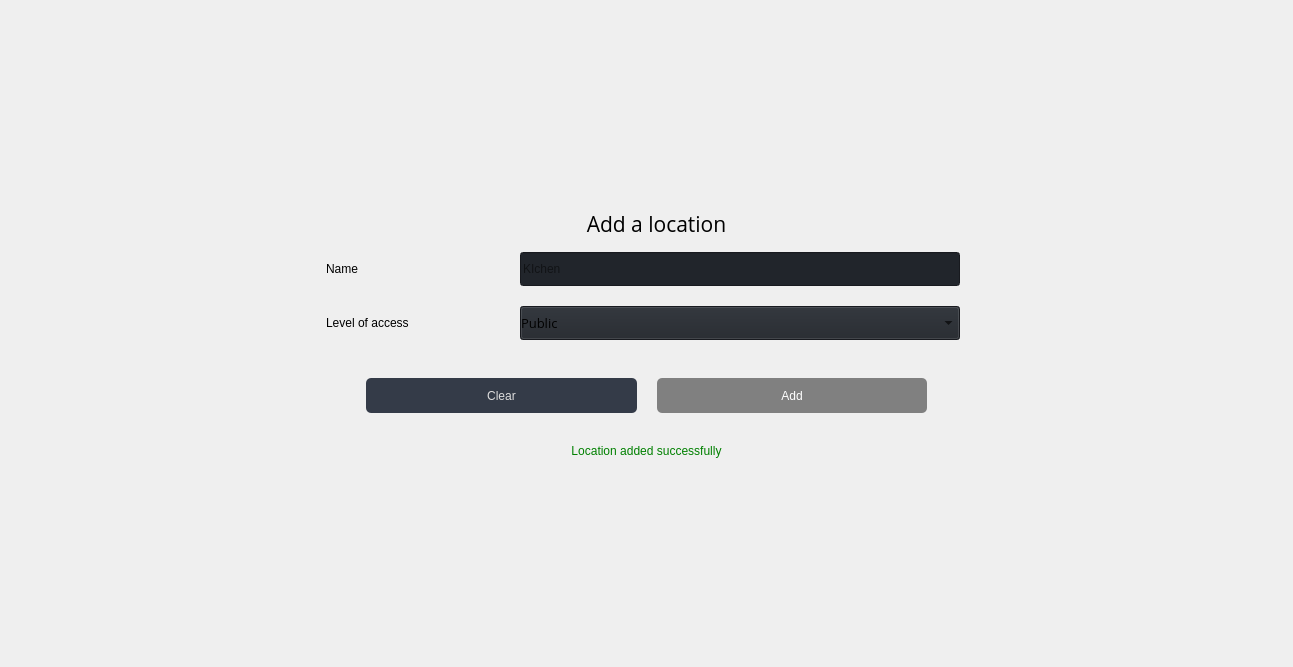
                     <widget class="QWidget" name="locations">
                      <layout class="QGridLayout" name="gridLayout_6" rowstretch="9,0,0,0,0,0,0,0" columnstretch="1,0,0,0">
                       <item row="2" column="1" colspan="2">
                        <layout class="QGridLayout" name="gridLayout_5" columnstretch="2,5">
                         <item row="0" column="0">
                          <widget class="QLabel" name="label_55">
                           <property name="sizePolicy">
                            <sizepolicy hsizetype="Expanding" vsizetype="Expanding">
                             <horstretch>0</horstretch>
                             <verstretch>0</verstretch>
                            </sizepolicy>
                           </property>
                           <property name="text">
                            <string>Name</string>
                           </property>
                          </widget>
                         </item>
                         <item row="0" column="1">
                          <widget class="QLineEdit" name="location_titles">
                           <property name="sizePolicy">
                            <sizepolicy hsizetype="Preferred" vsizetype="Fixed">
                             <horstretch>0</horstretch>
                             <verstretch>0</verstretch>
                            </sizepolicy>
                           </property>
                           <property name="minimumSize">
                            <size>
                             <width>0</width>
                             <height>48</height>
                            </size>
                           </property>
                           <property name="maximumSize">
                            <size>
                             <width>16777215</width>
                             <height>48</height>
                            </size>
                           </property>
                           <property name="styleSheet">
                            <string notr="true">margin: 7px;
background-color: rgb(33, 37, 43);</string>
                           </property>
                           <property name="text">
                            <string/>
                           </property>
                           <property name="placeholderText">
                            <string>KIchen</string>
                           </property>
                          </widget>
                         </item>
                         <item row="1" column="0">
                          <widget class="QLabel" name="label_57">
                           <property name="sizePolicy">
                            <sizepolicy hsizetype="Preferred" vsizetype="Expanding">
                             <horstretch>0</horstretch>
                             <verstretch>0</verstretch>
                            </sizepolicy>
                           </property>
                           <property name="text">
                            <string>Level of access</string>
                           </property>
                          </widget>
                         </item>
                         <item row="1" column="1">
                          <widget class="QComboBox" name="location_access">
                           <property name="minimumSize">
                            <size>
                             <width>0</width>
                             <height>48</height>
                            </size>
                           </property>
                           <property name="maximumSize">
                            <size>
                             <width>16777215</width>
                             <height>48</height>
                            </size>
                           </property>
                           <property name="font">
                            <font>
                             <family>Open Sans</family>
                             <pointsize>10</pointsize>
                             <weight>50</weight>
                             <italic>false</italic>
                             <bold>false</bold>
                            </font>
                           </property>
                           <property name="autoFillBackground">
                            <bool>false</bool>
                           </property>
                           <property name="styleSheet">
                            <string notr="true">
margin: 7px;
background-color: rgb(33, 37, 43);</string>
                           </property>
                           <property name="iconSize">
                            <size>
                             <width>16</width>
                             <height>16</height>
                            </size>
                           </property>
                           <property name="frame">
                            <bool>true</bool>
                           </property>
                           <item>
                            <property name="text">
                             <string>Public</string>
                            </property>
                           </item>
                           <item>
                            <property name="text">
                             <string>All employes</string>
                            </property>
                           </item>
                           <item>
                            <property name="text">
                             <string>Enhanced</string>
                            </property>
                           </item>
                          </widget>
                         </item>
                        </layout>
                       </item>
                       <item row="2" column="0">
                        <spacer name="horizontalSpacer_15">
                         <property name="orientation">
                          <enum>Qt::Horizontal</enum>
                         </property>
                         <property name="sizeHint" stdset="0">
                          <size>
                           <width>315</width>
                           <height>20</height>
                          </size>
                         </property>
                        </spacer>
                       </item>
                       <item row="2" column="3">
                        <spacer name="horizontalSpacer_16">
                         <property name="orientation">
                          <enum>Qt::Horizontal</enum>
                         </property>
                         <property name="sizeHint" stdset="0">
                          <size>
                           <width>315</width>
                           <height>20</height>
                          </size>
                         </property>
                        </spacer>
                       </item>
                       <item row="1" column="1" colspan="2">
                        <widget class="QLabel" name="label_56">
                         <property name="sizePolicy">
                          <sizepolicy hsizetype="MinimumExpanding" vsizetype="Preferred">
                           <horstretch>0</horstretch>
                           <verstretch>0</verstretch>
                          </sizepolicy>
                         </property>
                         <property name="font">
                          <font>
                           <family>Open Sans</family>
                           <pointsize>10</pointsize>
                           <weight>50</weight>
                           <italic>false</italic>
                           <bold>false</bold>
                          </font>
                         </property>
                         <property name="styleSheet">
                          <string notr="true">margin-left: 20px;</string>
                         </property>
                         <property name="text">
                          <string>&lt;html&gt;&lt;head/&gt;&lt;body&gt;&lt;p&gt;&lt;span style=&quot; font-size:16pt;&quot;&gt;Add a location&lt;/span&gt;&lt;/p&gt;&lt;/body&gt;&lt;/html&gt;</string>
                         </property>
                         <property name="alignment">
                          <set>Qt::AlignCenter</set>
                         </property>
                         <property name="margin">
                          <number>15</number>
                         </property>
                        </widget>
                       </item>
                       <item row="4" column="1" colspan="2">
                        <layout class="QHBoxLayout" name="horizontalLayout_13" stretch="1,1">
                         <property name="spacing">
                          <number>20</number>
                         </property>
                         <property name="leftMargin">
                          <number>40</number>
                         </property>
                         <property name="rightMargin">
                          <number>40</number>
                         </property>
                         <item>
                          <widget class="QPushButton" name="location_clear">
                           <property name="sizePolicy">
                            <sizepolicy hsizetype="Preferred" vsizetype="Fixed">
                             <horstretch>0</horstretch>
                             <verstretch>0</verstretch>
                            </sizepolicy>
                           </property>
                           <property name="minimumSize">
                            <size>
                             <width>120</width>
                             <height>35</height>
                            </size>
                           </property>
                           <property name="styleSheet">
                            <string notr="true">QPushButton {
background-color: rgb(52, 59, 72);
color: rgb(221, 221, 221);
border-radius: 5px;
padding: 5px 10px;
border: none;
}

QPushButton:hover {
background-color: rgb(57, 65, 80);
}

QPushButton:pressed {
background-color: rgb(33, 37, 43);
}</string>
                           </property>
                           <property name="text">
                            <string>Clear</string>
                           </property>
                          </widget>
                         </item>
                         <item>
                          <widget class="QPushButton" name="location_add">
                           <property name="enabled">
                            <bool>false</bool>
                           </property>
                           <property name="sizePolicy">
                            <sizepolicy hsizetype="Preferred" vsizetype="Fixed">
                             <horstretch>0</horstretch>
                             <verstretch>0</verstretch>
                            </sizepolicy>
                           </property>
                           <property name="minimumSize">
                            <size>
                             <width>120</width>
                             <height>35</height>
                            </size>
                           </property>
                           <property name="styleSheet">
                            <string notr="true">/* Кнопка подтверждения (OK) */
QPushButton {
background-color: rgb(128, 128, 128);
color: rgb(255, 255, 255);
border-radius: 5px;
padding: 5px 10px;
border: none;
}
QPushButton:hover {
background-color: rgb(164, 118, 233);
}

QPushButton:pressed {
background-color: rgb(139, 88, 217);
}
</string>
                           </property>
                           <property name="text">
                            <string>Add</string>
                           </property>
                          </widget>
                         </item>
                        </layout>
                       </item>
                       <item row="7" column="1" colspan="2">
                        <spacer name="verticalSpacer_4">
                         <property name="orientation">
                          <enum>Qt::Vertical</enum>
                         </property>
                         <property name="sizeHint" stdset="0">
                          <size>
                           <width>635</width>
                           <height>198</height>
                          </size>
                         </property>
                        </spacer>
                       </item>
                       <item row="0" column="1" colspan="2">
                        <spacer name="verticalSpacer_3">
                         <property name="orientation">
                          <enum>Qt::Vertical</enum>
                         </property>
                         <property name="sizeHint" stdset="0">
                          <size>
                           <width>635</width>
                           <height>198</height>
                          </size>
                         </property>
                        </spacer>
                       </item>
                       <item row="3" column="1" colspan="2">
                        <spacer name="verticalSpacer_7">
                         <property name="orientation">
                          <enum>Qt::Vertical</enum>
                         </property>
                         <property name="sizeType">
                          <enum>QSizePolicy::Fixed</enum>
                         </property>
                         <property name="sizeHint" stdset="0">
                          <size>
                           <width>635</width>
                           <height>25</height>
                          </size>
                         </property>
                        </spacer>
                       </item>
                       <item row="6" column="1" colspan="2">
                        <widget class="QLabel" name="location_successfully">
                         <property name="styleSheet">
                          <string notr="true">color: green;</string>
                         </property>
                         <property name="text">
                          <string>Location added successfully</string>
                         </property>
                         <property name="alignment">
                          <set>Qt::AlignCenter</set>
                         </property>
                        </widget>
                       </item>
                       <item row="5" column="1">
                        <spacer name="verticalSpacer_9">
                         <property name="orientation">
                          <enum>Qt::Vertical</enum>
                         </property>
                         <property name="sizeType">
                          <enum>QSizePolicy::Fixed</enum>
                         </property>
                         <property name="sizeHint" stdset="0">
                          <size>
                           <width>635</width>
                           <height>25</height>
                          </size>
                         </property>
                        </spacer>
                       </item>
                      </layout>
                     </widget>
